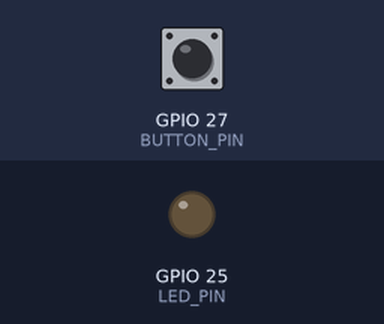
A program run on a simulated ESP32. Shown: output pins drawn as LEDs (lit = HIGH). The inputs (shaded band) are chosen by the test bench; at power-on: GPIO 27 (BUTTON_PIN) HIGH.

Above: at 1.2 s.
1.3 s: GPIO 27 (BUTTON_PIN) pulled LOW for 0.15 s
At 2.4 s:
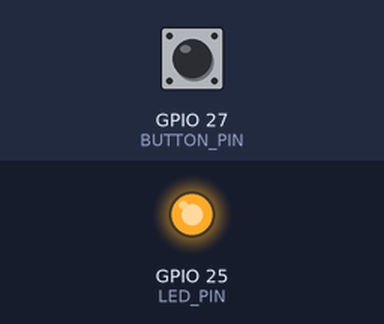
2.9 s: GPIO 27 (BUTTON_PIN) pulled LOW for 1 s
At 3.7 s:
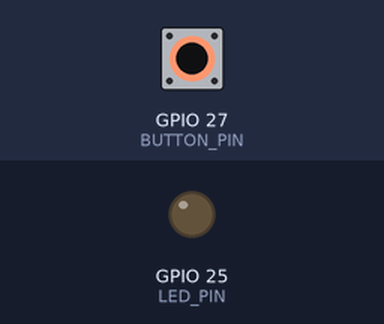
5.4 s: GPIO 27 (BUTTON_PIN) pulled LOW for 3.2 s
At 6.8 s:
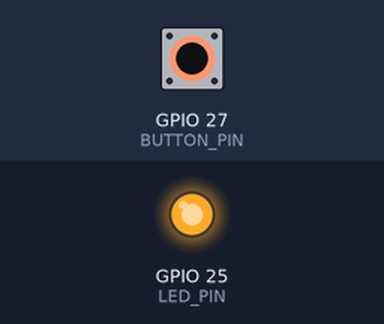
Timing chart, 0 to 8.4 s (numbered marks = the images above; inputs shaded):
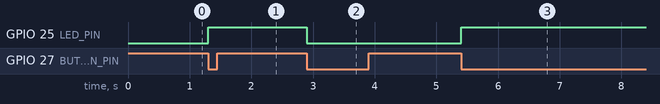

The program:

main.cpp
```cpp
#include <Arduino.h>
#define LED_PIN 25
#define BUTTON_PIN 27

void setup() {
  pinMode(LED_PIN, OUTPUT);
  pinMode(BUTTON_PIN, INPUT_PULLUP);
}

void loop() {
  static bool ledState = false;
  static bool lastButtonState = HIGH;

  bool buttonState = digitalRead(BUTTON_PIN);

  if (lastButtonState == HIGH && buttonState == LOW) {
    ledState = !ledState;
    digitalWrite(LED_PIN, ledState);
    delay(50); // debounce
  }

  lastButtonState = buttonState;
}
```

Measured:
- after the input at 1.3 s, GPIO 25 (LED_PIN): LOW → HIGH at once
- after the input at 2.9 s, GPIO 25 (LED_PIN): HIGH → LOW at once
- after the input at 5.4 s, GPIO 25 (LED_PIN): LOW → HIGH at once
